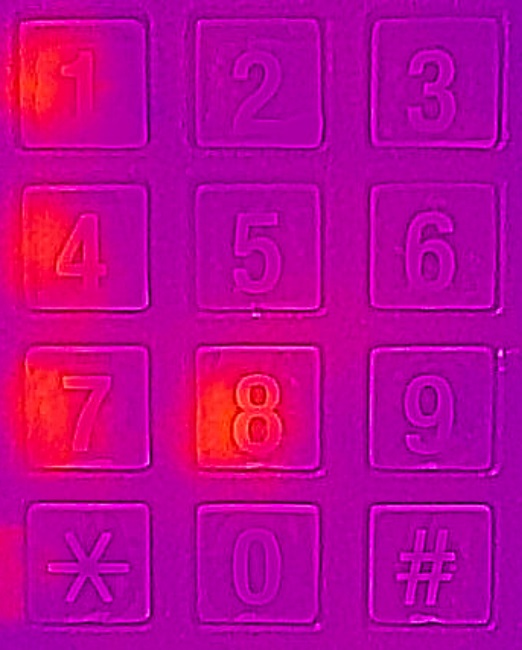
//> input picture vend11.jpg, 522 x 650 px
$ ./rectangle   (built with g++ and OpenCV 4)
//> lines starting //> are read from the running program, lines starting //| are printed output that depends on the picture
/***************************************************************************
* Authors: Eric Romero & Justin Guerra
* Class: COSC 4590 Image Processing
* Date: 11/30/2015
* Image Processing Final Project
*
* Purpose: The purpose of this project is to determine the pin number from an
* thermal image of a recently used access point.
*
* Sources:  http://docs.opencv.org/
*			https://cseweb.ucsd.edu/~kmowery/papers/thermal.pdf
****************************************************************************/
#include <opencv2/core/core.hpp>
#include <opencv2/highgui/highgui.hpp>
#include <opencv2/imgproc/imgproc.hpp>
#include <iostream>
#include <vector>
#include <stdexcept>
#include <stdio.h>
#include <sstream>

using namespace cv;
using namespace std;

bool checkimg(Mat img);
void display(Mat img);
Mat inputImage();

void processImage(Mat img);
void processPIN(Mat img);
/****************************************************************************
* Function: main
* This function calls the inputImage function which returns a mat. That mat
* is then processed by the processImage function. The post processed image is
* then displayed. It then waits on user input to quit.
****************************************************************************/
int main(){
	system("clear");
	char quit;
	bool done = false;
	Mat img = inputImage();
//> in inputImage, orimg is the input picture: 650 rows x 522 cols, CV_8UC3; mean B, G, R 150, 2.7, 186
//|  The image has 522 columns and 650 rows - [522 x 650]

	display(img); //display image before processing
	processImage(img); //keeps red intensities and turns everything else black
//> the loop in processImage, `for(int y = 0; y < img.rows; y++)` made 650 passes
//> (blue, green, red) on passes 1 to 3: (170, 0, 152), (169, 0, 151), (169, 0, 151)
//> after the loop in processImage, `for(int y = 0; y < img.rows; y++)`:
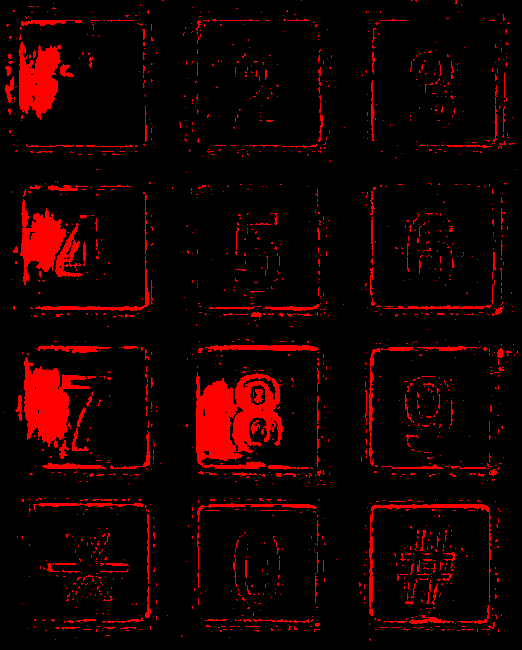
//> img: 650 rows x 522 cols, CV_8UC3; mean B, G, R 0, 0, 21.4
//> after the loop in processImage, `for(int y = 0; y < img.rows; y++)`: blue = 164; green = 0; red = 156
	processPIN(img); //Identifies the PIN
	display(img); //display image after processing

	do{
		cout << "\nReady to quit(q)?  ";
		cin  >> quit;
		if(quit == 'q'){
			done = true;
		}
	}while(!done);

	return 0;
}

/****************************************************************************
* Function: processPIN
* This function creats 9 ROIs by dividing the image into 12 sections.
* This function then collects the mean intesity values of the ROIs and full image
* After it sets the mean value of the full image as the threshold for a press
* Then, it creates two identical arrays in order to compare them (data and intens).
* It sorts the intens array and leaves the data array alone
* The it compares the values within the two arrays and if the intesity values
* match between data and intens arrays it keeps the index value from the data
* array and identifies that index value as a possible number in the code.
* Lastly, it outputs the permuations of the code.
****************************************************************************/
void processPIN(Mat img){
	Mat rois[10];
	double numRows = img.rows / 4.0; //set number of roi rows	 (l/4)
//> numRows = 162.5
	double numCols = img.cols / 3.0; //set number of roi columns (w/3)
//> numCols = 174
						//Rect(x, y, w, h)
	rois[1] = img(Rect(0, 0, numCols, numRows)); //start from the upper left most point (x, y) of the image.
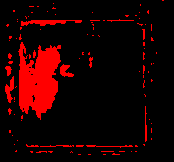
//> rois[1]: 162 rows x 174 cols, CV_8UC3; mean B, G, R 0, 0, 30
	rois[2] = img(Rect(numCols, 0, numCols, numRows)); //The image is traversed now by column/3 and row/4.
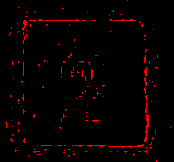
//> rois[2]: 162 rows x 174 cols, CV_8UC3; mean B, G, R 0, 0, 6.8
	rois[3] = img(Rect(numCols*2, 0, numCols, numRows)); //This creates 3 X 4  matrix of the entire image.
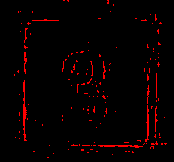
//> rois[3]: 162 rows x 174 cols, CV_8UC3; mean B, G, R 0, 0, 8.1
	rois[4] = img(Rect(0, numRows, numCols, numRows)); //The same amount of pixels inside of each element
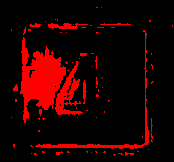
//> rois[4]: 162 rows x 174 cols, CV_8UC3; mean B, G, R 0, 0, 34
	rois[5] = img(Rect(numCols, numRows, numCols, numRows)); //are used for the width and height of the rectangle.
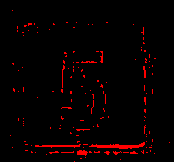
//> rois[5]: 162 rows x 174 cols, CV_8UC3; mean B, G, R 0, 0, 8.2
	rois[6] = img(Rect(numCols*2, numRows, numCols, numRows)); 	//	[1][2][3]
	rois[7] = img(Rect(0, numRows*2, numCols, numRows));		//	[4][5][6]
	rois[8] = img(Rect(numCols, numRows*2, numCols, numRows));	//	[7][8][9]
	rois[9] = img(Rect(numCols*2, numRows*2, numCols, numRows));//	[*][0][#]
	rois[0] = img(Rect(numCols, numRows*3, numCols, numRows)); //zero is in the center (2nd) column and in the 4th row.
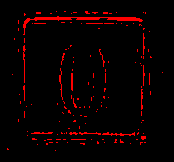
//> rois[0]: 162 rows x 174 cols, CV_8UC3; mean B, G, R 0, 0, 11.2

	Scalar roiMeans[10]; //Scalar for multi channel images
	for(int i = 0; i < 10; i++){
		roiMeans[i] = mean(rois[i]); //calculate the mean values of rois and collect them
	}

	Scalar imgfull = mean(img); //create full image scalar
//> imgfull = Scalar(0, 0, 21.42)
	double redLimit = Scalar(imgfull)[2]; //set threshold to full image mean intensity
//> redLimit = 21.42
	double redIntens = 0;
	//all of the variable within the threshold will be stored in this data array,
	//intensity values that did not enter the threshold will be collected as 0.
	double data[10]; //raw intensity values collected from pictures
	double intens[10]; //create duplicate array to store Intensity value

	for(int i = 0; i < 10; i++){
		redIntens = Scalar(roiMeans[i])[2]; //variable for the red intesity value in each roi

		if(redIntens > redLimit){ //threshold for roi red intensity mean value
			cout << "\n   " << i << " key pressed, mean intensity: " << redIntens << endl;
			data[i] = redIntens; //store intensity value if it is above threshold
		}else{
			data[i] = 0; //replace values below the threshold with 0
		}
		intens[i] = data[i]; //create copy of raw data to be sorted
	}
//> this loop made 10 passes
//> redIntens on passes 1 to 10: 11.2, 30.01, 6.85, 8.13, 34, 8.2, 10.45, 41.98, 59.9, 14.85
//|    1 key pressed, mean intensity: 30.0069
//|    4 key pressed, mean intensity: 33.9964
//|    7 key pressed, mean intensity: 41.9753
//|    8 key pressed, mean intensity: 59.8962

	sort(intens, intens + 10);
//> intens = [0, 0, 0, 0, 0, 0, 30.01, 34, 41.98, 59.9]
	//sort intensity value from least to greatest

	int j = 9, c = 0; //start at the end of the intens array
	int code[4]; //create code array to store button press value
	for(int i = 0; i < 10; i++){
		//where the intensity value matches the raw collected intesity values index
		if(intens[j] == data[i]){
			code[c] = i; //collect the index value
			i = -1;
			//reset i to traverse the filtered intesity values from the beginning of the array
			j--; //next lowest intesity value
			c++; //next code value
		}
	}
//> after the loop, code = [8, 7, 4, 1]; j = -1; c = 10

	cout << "\n The most likely PINs are: \n\n";
	do{
		cout << "   ";
		for(int i = 3; i != -1; i--){
			cout << code[i] << " "; //output pin number
		}
		cout << endl;
	}while(prev_permutation(code, code + 4)); //output permuation pin number
//> this loop made 24 passes
//> the answer given: 1

}

/****************************************************************************
* Function: processImage
* This function corrects the image by changing every color that is not red
* to black.
****************************************************************************/
void processImage(Mat img){
	int red = 0, blue = 0, green = 0;
	//Modify these values for image correction
	//red ~[100-250] //blue ~[5-20]) //green ~[5-20]
	int usrRed = 100, usrBlue = 5, usrGreen = 5;
	//red is the most relevant
	for(int y = 0; y < img.rows; y++){
		for(int x = 0; x < img.cols; x++){
			blue = img.at<Vec3b>(y,x)[0];  //insert blue channel pixels intensity values
			green = img.at<Vec3b>(y,x)[1]; //insert green channel pixels intensity values
			red = img.at<Vec3b>(y,x)[2];   //insert red channel pixels intensity values

			if(blue > usrBlue && green > usrGreen && red > usrRed){ //threshold for isolating presses
				img.at<Vec3b>(y,x)[0] = 0; 	//set all blue intensities to black
				img.at<Vec3b>(y,x)[1] = 0;  //set all green intensities to black
				img.at<Vec3b>(y,x)[2] = 255;//max out all red intensities
			}else{
				img.at<Vec3b>(y,x)[0] = 0;  //set all blue intensities to black
				img.at<Vec3b>(y,x)[1] = 0;  //set all green intensities to black
				img.at<Vec3b>(y,x)[2] = 0;  //set all red intensities to black
			}
		}  //traverse image pixel by pixel
	}

}

/****************************************************************************
* Function:inputImage
* This function inputs the image and outputs the images size in cols and rows
****************************************************************************/
Mat inputImage(){
	cout << "\n ---Displaying Original Image--- \n";
	Mat orimg = imread("vend11.jpg", CV_LOAD_IMAGE_UNCHANGED); //imread in image
	checkimg(orimg); //check image
	Mat img = orimg.clone(); //clone image

	double rows = img.rows; // image size
	double cols = img.cols;

	cout<< "\n The image has " << cols << " columns and " << rows << " rows - "
		<< img.size() << endl; //output file dimensions

	return img;
}

/****************************************************************************
* Function: checkimg
* This function tests the image file to ensure the image is loaded, if not
* it exits the program.
****************************************************************************/
bool checkimg(Mat img){
	if (img.empty()) //check whether the image is loaded or not
	{
		cout << "Error : Image cannot be loaded..!!" << endl;
		return 0;
	}
	return true;
}

/****************************************************************************
* Function: display
* This function takes the output image and displays the dimensions of the
* image. The function then displays the image in a window and waits for a
* new key press to destroy the window.
****************************************************************************/
void display(Mat img){
	namedWindow("MyWindow",CV_WINDOW_NORMAL);
	imshow("MyWindow", img);
	//display the image which is stored in the 'img' in the "MyWindow" window

	waitKey(2000); //wait

	destroyWindow("MyWindow"); //destroy the window with the name, "MyWindow"
}

$ run again, with vend10.jpg copied over vend11.jpg
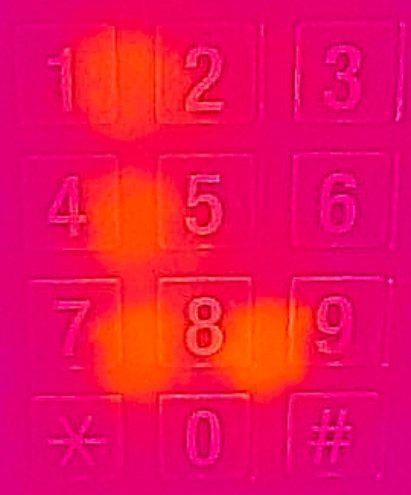
//> input picture vend10.jpg, 411 x 495 px
//> in inputImage, orimg is the input picture: 495 rows x 411 cols, CV_8UC3; mean B, G, R 86.2, 13.1, 236.1
//|  The image has 411 columns and 495 rows - [411 x 495]
//> the loop in processImage, `for(int y = 0; y < img.rows; y++)` made 495 passes
//> (blue, green, red) on passes 1 to 3: (125, 1, 221), (125, 1, 221), (125, 1, 221)
//> after the loop in processImage, `for(int y = 0; y < img.rows; y++)`:
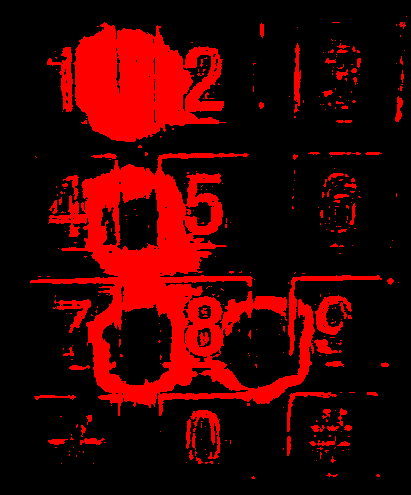
//> img: 495 rows x 411 cols, CV_8UC3; mean B, G, R 0, 0, 55
//> after the loop in processImage, `for(int y = 0; y < img.rows; y++)`: blue = 126; green = 0; red = 220
//> in processPIN, `rois[0] = img(Rect(numCols, numRows*3, numCols, numRows));`:
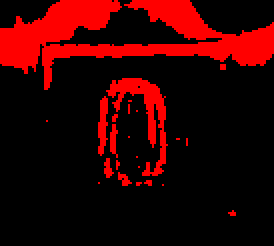
//> rois[0]: 123 rows x 137 cols, CV_8UC3 (shown 2 times larger); mean B, G, R 0, 0, 49.2
//> imgfull = Scalar(0, 0, 54.97)
//> redLimit = 54.97
//> the loop in processPIN, `for(int i = 0; i < 10; i++)` made 10 passes
//> redIntens on passes 1 to 8: 49.2, 91.6, 86.45, 15.1, 65.4, 72.44, 9.26, 65.43
//> (printed output is left out)
//> intens = [0, 0, 0, 0, 65.4, 65.43, 72.44, 86.45, 91.6, 120.8]
//> after the loop in processPIN, `for(int i = 0; i < 10; i++)`: code = [8, 1, 2, 5]; j = 0; c = 9
//> the loop in processPIN, `do` made 19 passes
//> after the loop in processPIN, `do`: code = [8, 5, 2, 1]

$ run again, with vend2.jpg copied over vend11.jpg
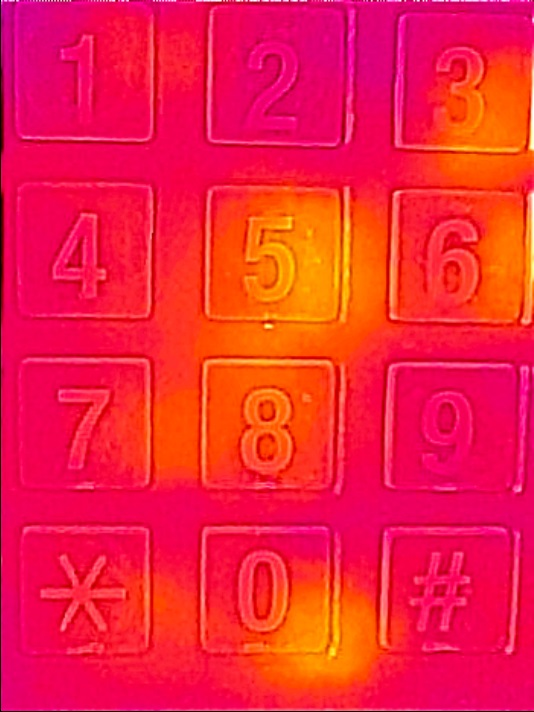
//> input picture vend2.jpg, 534 x 712 px
//> in inputImage, orimg is the input picture: 712 rows x 534 cols, CV_8UC3; mean B, G, R 61.2, 30.7, 242.1
//|  The image has 534 columns and 712 rows - [534 x 712]
//> the loop in processImage, `for(int y = 0; y < img.rows; y++)` made 712 passes
//> (blue, green, red) on passes 1 to 3: (58, 0, 152), (84, 1, 183), (115, 7, 220)
//> after the loop in processImage, `for(int y = 0; y < img.rows; y++)`:
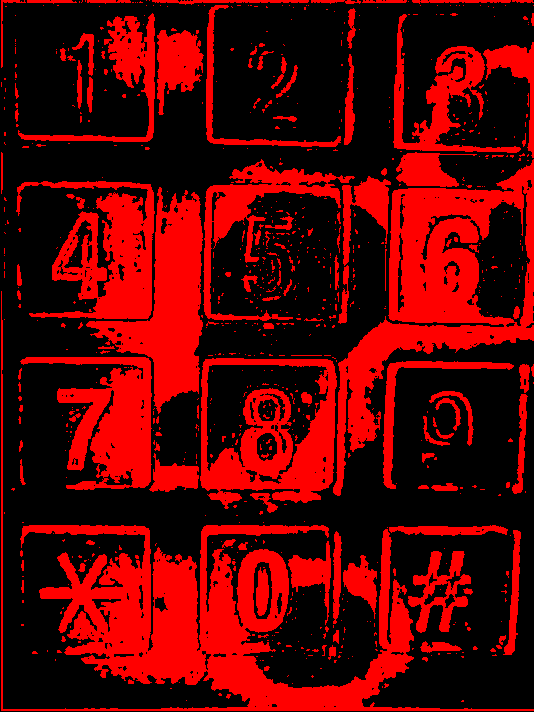
//> img: 712 rows x 534 cols, CV_8UC3; mean B, G, R 0, 0, 91.4
//> after the loop in processImage, `for(int y = 0; y < img.rows; y++)`: blue = 11; green = 0; red = 81
//> in processPIN, `rois[0] = img(Rect(numCols, numRows*3, numCols, numRows));`:
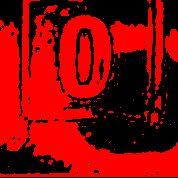
//> rois[0]: 178 rows x 178 cols, CV_8UC3; mean B, G, R 0, 0, 137.9
//> imgfull = Scalar(0, 0, 91.37)
//> redLimit = 91.37
//> the loop in processPIN, `for(int i = 0; i < 10; i++)` made 10 passes
//> redIntens on passes 1 to 8: 137.9, 51.57, 44.83, 67.37, 116.9, 85.52, 153.4, 97.29
//> (printed output is left out)
//> intens = [0, 0, 0, 0, 0, 97.29, 116.9, 118.5, 137.9, 153.4]
//> after the loop in processPIN, `for(int i = 0; i < 10; i++)`: code = [6, 0, 8, 4]; j = 1; c = 8
//> the loop in processPIN, `do` made 14 passes
//> after the loop in processPIN, `do`: code = [8, 6, 4, 0]

$ run again, with vend7.jpg copied over vend11.jpg
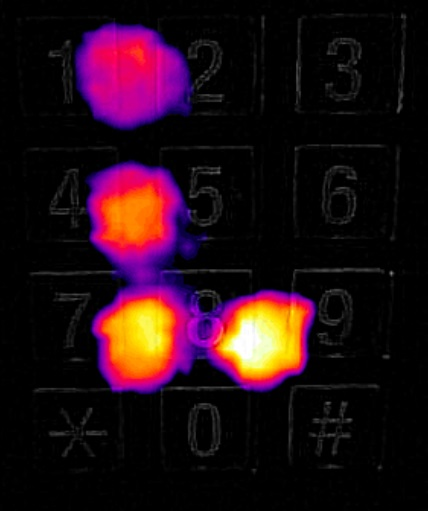
//> input picture vend7.jpg, 428 x 511 px
//> in inputImage, orimg is the input picture: 511 rows x 428 cols, CV_8UC3; mean B, G, R 20.7, 12.4, 35.4
//|  The image has 428 columns and 511 rows - [428 x 511]
//> the loop in processImage, `for(int y = 0; y < img.rows; y++)` made 511 passes
//> (blue, green, red) on passes 1 to 3: (0, 0, 0), (0, 0, 0), (0, 0, 0)
//> after the loop in processImage, `for(int y = 0; y < img.rows; y++)`: blue = 5
//> in processPIN, `rois[5] = img(Rect(numCols, numRows, numCols, numRows));`:
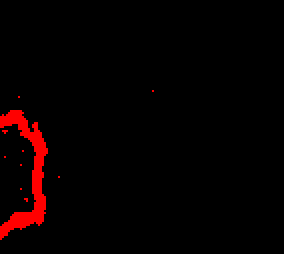
//> rois[5]: 127 rows x 142 cols, CV_8UC3 (shown 2 times larger); mean B, G, R 0, 0, 7.4
//> imgfull = Scalar(0, 0, 8.8)
//> redLimit = 8.8
//> the loop in processPIN, `for(int i = 0; i < 10; i++)` made 10 passes
//> redIntens on passes 1 to 8: 0.113, 3.28, 0.707, 0, 10.46, 7.41, 0, 11.04
//> (printed output is left out)
//> intens = [0, 0, 0, 0, 0, 0, 0, 10.46, 11.04, 66.32]
//> after the loop in processPIN, `for(int i = 0; i < 10; i++)`: code = [8, 7, 4, 0]; j = -1; c = 10
//> the loop in processPIN, `do` made 24 passes
